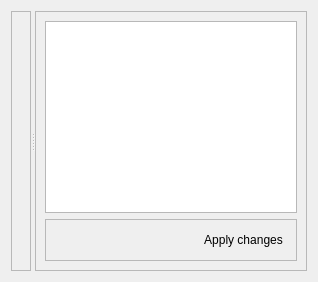
          <widget class="QWidget" name="tab_6">
           <attribute name="icon">
            <iconset resource="icons.qrc">
             <normaloff>:/file/grid_icon.svg</normaloff>:/file/grid_icon.svg</iconset>
           </attribute>
           <attribute name="title">
            <string>Grid</string>
           </attribute>
           <layout class="QHBoxLayout" name="horizontalLayout_6">
            <item>
             <widget class="QSplitter" name="splitter_3">
              <property name="orientation">
               <enum>Qt::Horizontal</enum>
              </property>
              <widget class="QFrame" name="frame_10">
               <property name="frameShape">
                <enum>QFrame::StyledPanel</enum>
               </property>
               <property name="frameShadow">
                <enum>QFrame::Raised</enum>
               </property>
               <layout class="QVBoxLayout" name="verticalLayout_10">
                <item>
                 <widget class="MatplotlibWidget" name="gridPlot" native="true"/>
                </item>
               </layout>
              </widget>
              <widget class="QFrame" name="frame_8">
               <property name="frameShape">
                <enum>QFrame::StyledPanel</enum>
               </property>
               <property name="frameShadow">
                <enum>QFrame::Raised</enum>
               </property>
               <layout class="QVBoxLayout" name="verticalLayout_6">
                <item>
                 <widget class="QTableView" name="item_table"/>
                </item>
                <item>
                 <widget class="QFrame" name="frame_9">
                  <property name="frameShape">
                   <enum>QFrame::StyledPanel</enum>
                  </property>
                  <property name="frameShadow">
                   <enum>QFrame::Raised</enum>
                  </property>
                  <layout class="QHBoxLayout" name="horizontalLayout_2">
                   <item>
                    <spacer name="horizontalSpacer_6">
                     <property name="orientation">
                      <enum>Qt::Horizontal</enum>
                     </property>
                     <property name="sizeHint" stdset="0">
                      <size>
                       <width>40</width>
                       <height>20</height>
                      </size>
                     </property>
                    </spacer>
                   </item>
                   <item>
                    <widget class="QPushButton" name="pushButton">
                     <property name="text">
                      <string>Apply changes</string>
                     </property>
                     <property name="icon">
                      <iconset resource="icons.qrc">
                       <normaloff>:/file/ic_mode_edit_black_48dp.png</normaloff>:/file/ic_mode_edit_black_48dp.png</iconset>
                     </property>
                     <property name="flat">
                      <bool>true</bool>
                     </property>
                    </widget>
                   </item>
                  </layout>
                 </widget>
                </item>
               </layout>
              </widget>
             </widget>
            </item>
           </layout>
          </widget>
